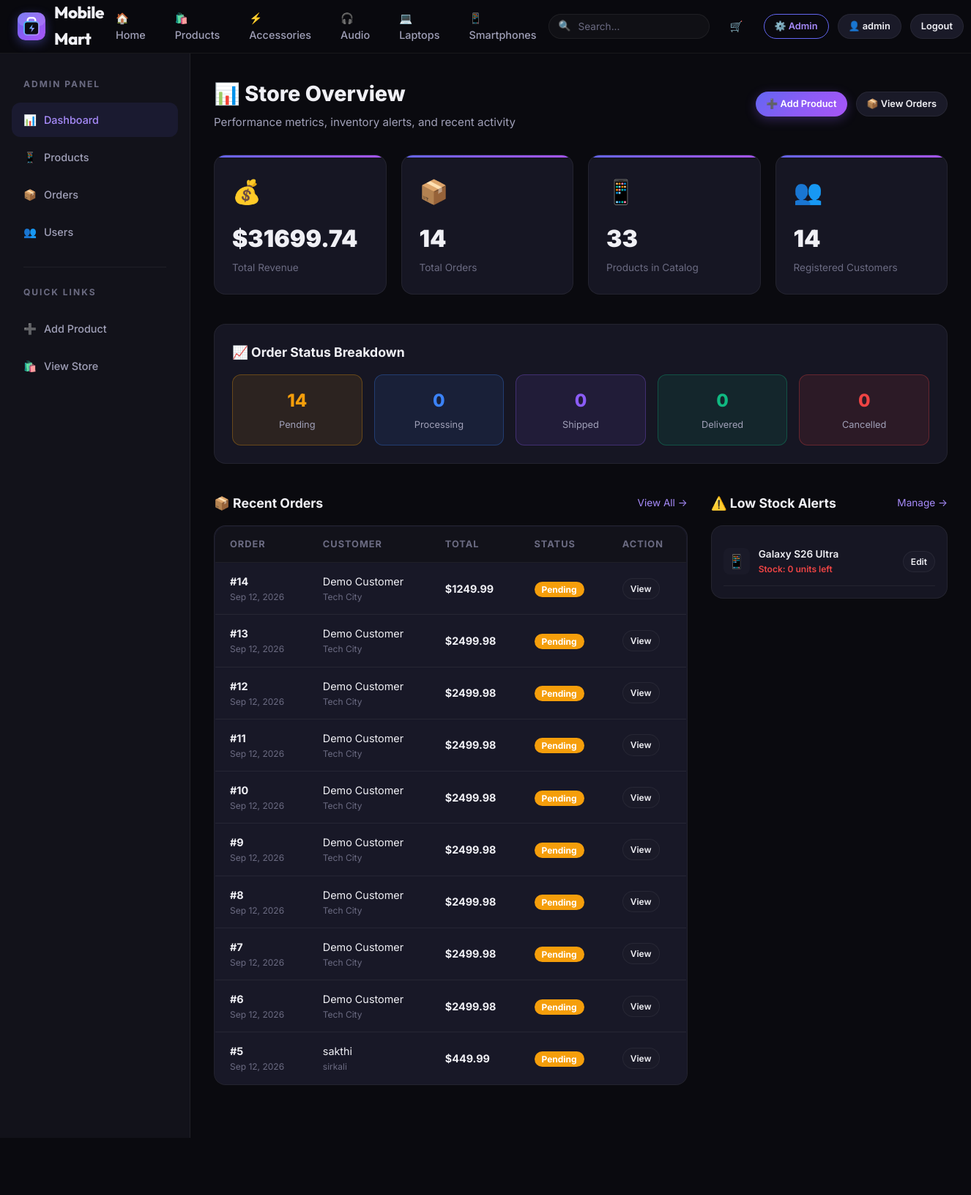
Page /admin (signed in, upper part) on the earlier database version.
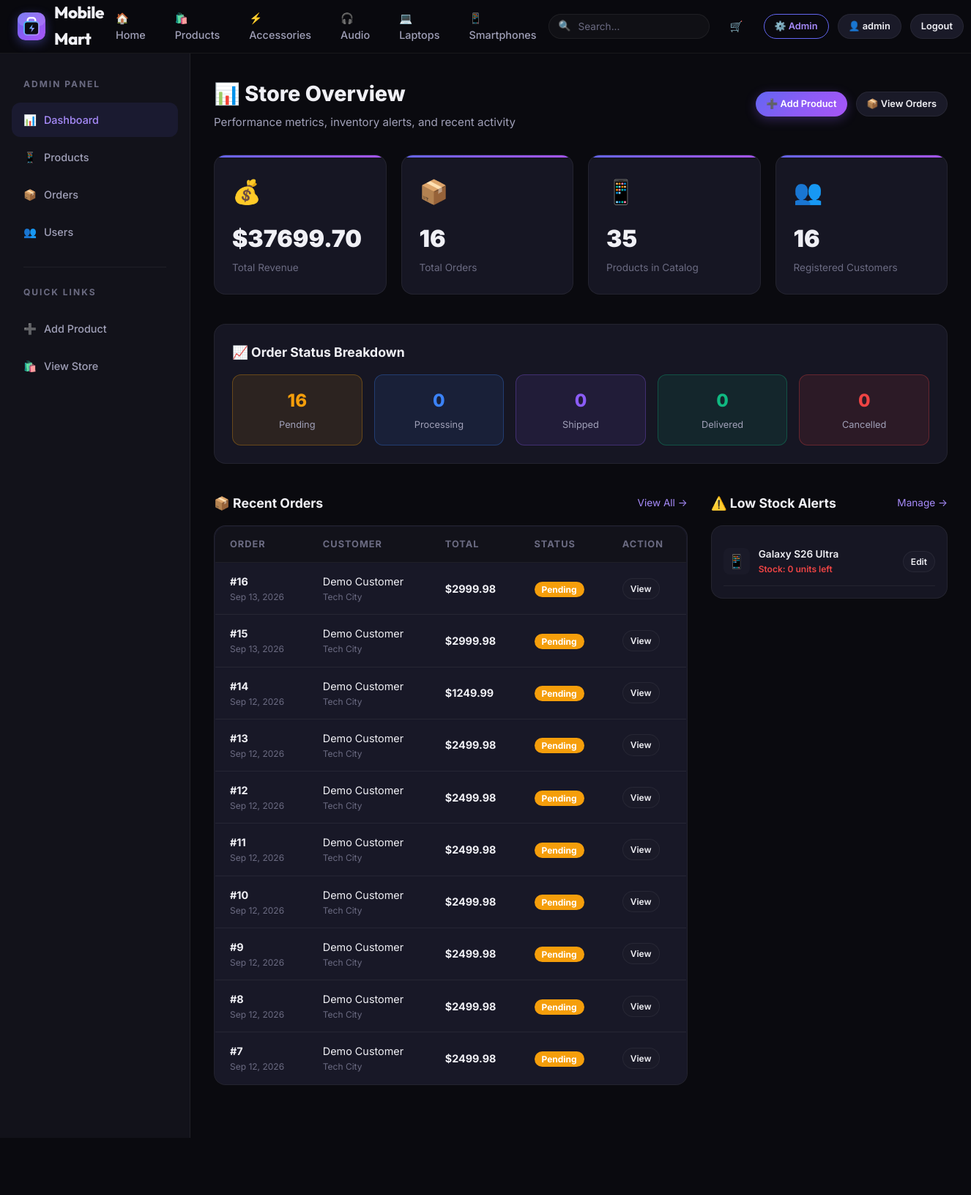
Same page on the later database version.
### models.py (models this page shows, shortened)
class Category(db.Model):
    __tablename__ = 'categories'
    id = db.Column(db.Integer, primary_key=True)
    name = db.Column(db.String(100), unique=True, nullable=False)
    slug = db.Column(db.String(100), unique=True, nullable=False)
    icon = db.Column(db.String(50), default='📱')
    description = db.Column(db.Text, default='')
    products = db.relationship('Product', backref='category', lazy=True)

class Order(db.Model):
    __tablename__ = 'orders'
    id = db.Column(db.Integer, primary_key=True)
    user_id = db.Column(db.Integer, db.ForeignKey('users.id'), nullable=False)
    total = db.Column(db.Float, nullable=False)
    status = db.Column(db.String(30), default='Pending')  # Pending, Processing, Shipped, Delivered, Cancelled
    shipping_name = db.Column(db.String(150), default='')
    shipping_address = db.Column(db.Text, default='')
    shipping_city = db.Column(db.String(100), default='')
    shipping_phone = db.Column(db.String(20), default='')
    payment_method = db.Column(db.String(50), default='Cash on Delivery')
    notes = db.Column(db.Text, default='')
    created_at = db.Column(db.DateTime, default=lambda: datetime.now(timezone.utc))
    items = db.relationship('OrderItem', backref='order', lazy=True, cascade='all, delete-orphan')
    @property
    def status_color(self):
        colors = {
            'Pending': '#f59e0b',
            'Processing': '#3b82f6',
            'Shipped': '#8b5cf6',
            'Delivered': '#10b981',
            'Cancelled': '#ef4444'
        }
        return colors.get(self.status, '#6b7280')

class Product(db.Model):
    __tablename__ = 'products'
    id = db.Column(db.Integer, primary_key=True)
    name = db.Column(db.String(200), nullable=False)
    slug = db.Column(db.String(200), unique=True, nullable=False)
    description = db.Column(db.Text, default='')
    price = db.Column(db.Float, nullable=False)
    discount_price = db.Column(db.Float, nullable=True)
    stock = db.Column(db.Integer, default=0)
    image_url = db.Column(db.String(500), default='/static/images/placeholder.png')
    category_id = db.Column(db.Integer, db.ForeignKey('categories.id'), nullable=False)
    brand = db.Column(db.String(100), default='')
    specs = db.Column(db.Text, default='{}')  # JSON string
    featured = db.Column(db.Boolean, default=False)
    rating = db.Column(db.Float, default=0.0)
    review_count = db.Column(db.Integer, default=0)
    created_at = db.Column(db.DateTime, default=lambda: datetime.now(timezone.utc))
    order_items = db.relationship('OrderItem', backref='product', lazy=True)
    reviews = db.relationship('Review', backref='product', lazy=True, cascade='all, delete-orphan')

### app.py (the view)
@app.route('/admin')
@login_required
@admin_required
def admin_dashboard():
    total_products = Product.query.count()
    total_orders = Order.query.count()
    total_users = User.query.count()
    total_revenue = db.session.query(db.func.sum(Order.total)).filter(
        Order.status != 'Cancelled'
    ).scalar() or 0
    recent_orders = Order.query.order_by(Order.created_at.desc()).limit(10).all()
    low_stock = Product.query.filter(Product.stock < 5).order_by(Product.stock.asc()).all()
    status_counts = {}
    for status in ['Pending', 'Processing', 'Shipped', 'Delivered', 'Cancelled']:
        status_counts[status] = Order.query.filter_by(status=status).count()
    return render_template('admin/dashboard.html',
                           total_products=total_products,
                           total_orders=total_orders,
                           total_users=total_users,
                           total_revenue=round(total_revenue, 2),
                           recent_orders=recent_orders,
                           low_stock=low_stock,
                           status_counts=status_counts)

### app.py (called while the page is built)
@login_manager.user_loader
def load_user(user_id):
    return db.session.get(User, int(user_id))

def admin_required(f):
    @wraps(f)
    def decorated(*args, **kwargs):
        if not current_user.is_authenticated or not current_user.is_admin:
            abort(403)
        return f(*args, **kwargs)
    return decorated

@app.context_processor
def inject_globals():
    categories = Category.query.order_by(Category.name).all()
    cart_count = 0
    if current_user.is_authenticated:
        cart_count = current_user.cart_count
    return dict(
        all_categories=categories,
        cart_count=cart_count,
        current_year=datetime.now().year
    )

### models.py (called while the page is built)
    @property
    def cart_count(self):
        return sum(item.quantity for item in self.cart_items)

### templates/admin/dashboard.html (shortened to what the changed rows need)
{% extends "admin/layout.html" %}
{% block admin_content %}
<div style="display: flex; justify-content: space-between; align-items: center; margin-bottom: 32px; flex-wrap: wrap; gap: 16px;">
    <div>
        <h1 style="margin-bottom: 4px;">📊 Store Overview</h1>
    </div>
</div>
<div class="stat-cards">
    <div class="stat-card">
        <div class="stat-icon">💰</div>
        <div class="stat-value">${{ "%.2f"|format(total_revenue) }}</div>
        <div class="stat-label">Total Revenue</div>
    </div>
    <div class="stat-card">
        <div class="stat-icon">📦</div>
        <div class="stat-value">{{ total_orders }}</div>
        <div class="stat-label">Total Orders</div>
    </div>
    <div class="stat-card">
        <div class="stat-icon">📱</div>
        <div class="stat-value">{{ total_products }}</div>
        <div class="stat-label">Products in Catalog</div>
    </div>
    <div class="stat-card">
        <div class="stat-icon">👥</div>
        <div class="stat-value">{{ total_users }}</div>
        <div class="stat-label">Registered Customers</div>
    </div>
</div>
<div style="background: var(--bg-card); border: 1px solid var(--border-color); border-radius: var(--radius-lg); padding: 24px; margin-bottom: 40px;">
    <div style="display: grid; grid-template-columns: repeat(auto-fit, minmax(140px, 1fr)); gap: 16px;">
        <div style="padding: 16px; border-radius: var(--radius-md); background: rgba(245, 158, 11, 0.1); border: 1px solid rgba(245, 158, 11, 0.3); text-align: center;">
            <div style="font-size: 1.5rem; font-weight: 800; color: #f59e0b;">{{ status_counts.get('Pending', 0) }}</div>
            <div style="font-size: 0.8rem; color: var(--text-secondary); margin-top: 4px;">Pending</div>
        </div>
    </div>
</div>
<div style="display: grid; grid-template-columns: 2fr 1fr; gap: 32px; margin-bottom: 40px;">
    <div>
        <div style="background: var(--bg-card); border: 1px solid var(--border-color); border-radius: var(--radius-lg); overflow: hidden;">
            <table class="data-table">
                <thead>
                    <tr>
                        <th>Order</th>
                        <th>Customer</th>
                        <th>Total</th>
                        <th>Status</th>
                        <th>Action</th>
                    </tr>
                </thead>
                <tbody>
                    {% if recent_orders %}
                    {% for order in recent_orders %}
                    <tr>
                        <td>
                            <strong>#{{ order.id }}</strong>
                            <div style="font-size: 0.75rem; color: var(--text-muted);">{{ order.created_at.strftime('%b %d, %Y') }}</div>
                        </td>
                        <td>
                            <div>{{ order.shipping_name or order.user.username }}</div>
                            <div style="font-size: 0.75rem; color: var(--text-muted);">{{ order.shipping_city }}</div>
                        </td>
                        <td style="font-weight: 700;">${{ "%.2f"|format(order.total) }}</td>
                        <td>
                            <span class="order-status" style="background: {{ order.status_color }}; font-size: 0.75rem; padding: 3px 10px;">
                                {{ order.status }}
                            </span>
                        </td>
                        <td>
                            <a href="{{ url_for('order_detail', order_id=order.id) }}" class="btn btn-secondary btn-sm" style="padding: 4px 10px; font-size: 0.75rem;">View</a>
                        </td>
                    </tr>
                    {% endfor %}
                    {% else %}
                    <tr>
                        <td colspan="5" style="text-align: center; color: var(--text-muted); padding: 32px;">No orders found yet.</td>
                    </tr>
                    {% endif %}
                </tbody>
            </table>
        </div>
    </div>
    <div>
        <div style="background: var(--bg-card); border: 1px solid var(--border-color); border-radius: var(--radius-lg); padding: 16px;">
            {% if low_stock %}
            {% for p in low_stock %}
            <div style="display: flex; align-items: center; justify-content: space-between; padding: 12px 0; border-bottom: 1px solid var(--border-color);">
                <div style="display: flex; align-items: center; gap: 12px; min-width: 0;">
                    <div style="width: 36px; height: 36px; border-radius: var(--radius-sm); background: var(--bg-tertiary); display: flex; align-items: center; justify-content: center; flex-shrink: 0; font-size: 1.2rem;">
                        {{ p.category.icon }}
                    </div>
                    <div style="min-width: 0;">
                        <div style="font-weight: 600; font-size: 0.85rem; white-space: nowrap; overflow: hidden; text-overflow: ellipsis;">{{ p.name }}</div>
                        <div style="font-size: 0.75rem; color: var(--error); font-weight: 600;">Stock: {{ p.stock }} units left</div>
                    </div>
                </div>
                <a href="{{ url_for('admin_product_edit', product_id=p.id) }}" class="btn btn-secondary btn-sm" style="padding: 4px 10px; font-size: 0.75rem; flex-shrink: 0;">Edit</a>
            </div>
            {% endfor %}
            {% else %}
            <div style="text-align: center; color: var(--text-muted); padding: 24px;">
                <div style="font-size: 2rem; margin-bottom: 8px;">✅</div>
                <div style="font-size: 0.9rem;">All products adequately stocked</div>
            </div>
            {% endif %}
        </div>
    </div>
</div>
{% endblock %}

### templates/base.html (shortened to what this page needs)
<!DOCTYPE html>
<html lang="en">
<head>
    <link rel="stylesheet" href="{{ url_for('static', filename='css/style.css') }}">
</head>
<body>
    <nav class="navbar" id="navbar">
        <div class="navbar-inner">
            <a href="{{ url_for('index') }}" class="navbar-brand">
                <span class="brand-logo-pod">
                </span>
                Mobile Mart
            </a>
            <ul class="navbar-nav" id="main-nav">
                <li><a href="{{ url_for('index') }}" class="{% if request.endpoint == 'index' %}active{% endif %}">🏠 Home</a></li>
                <li><a href="{{ url_for('products') }}" class="{% if request.endpoint == 'products' %}active{% endif %}">🛍️ Products</a></li>
                {% for cat in all_categories[:4] %}
                <li><a href="{{ url_for('products', category=cat.slug) }}">{{ cat.icon }} {{ cat.name }}</a></li>
                {% endfor %}
            </ul>
            <div class="navbar-actions">
                <form class="nav-search" action="{{ url_for('search') }}" method="GET">
                    <span class="search-icon">🔍</span>
                    <input type="text" name="q" placeholder="Search..." value="{{ request.args.get('q', '') }}" autocomplete="off">
                </form>
                <a href="{{ url_for('cart') }}" class="cart-btn" data-tooltip="Shopping Cart">
                    🛒
                </a>
                {% if current_user.is_authenticated %}
                    {% if current_user.is_admin %}
                    <a href="{{ url_for('admin_dashboard') }}" class="btn btn-sm btn-outline desktop-only-btn">⚙️ Admin</a>
                    {% endif %}
                    <a href="{{ url_for('profile') }}" class="btn btn-sm btn-secondary desktop-only-btn">👤 {{ current_user.username }}</a>
                    <a href="{{ url_for('logout') }}" class="btn btn-sm btn-secondary desktop-only-btn">Logout</a>
                {% else %}
                    <a href="{{ url_for('login') }}" class="btn btn-sm btn-secondary desktop-only-btn">Sign In</a>
                    <a href="{{ url_for('register') }}" class="btn btn-sm btn-primary desktop-only-btn">Sign Up</a>
                {% endif %}
            </div>
        </div>
    </nav>
    {% if error_code %}
    <div class="container">
        <div class="error-page">
            <div class="error-code">{{ error_code }}</div>
            <p>{{ error_message }}</p>
            <a href="{{ url_for('index') }}" class="btn btn-primary">← Back to Home</a>
        </div>
    </div>
    {% else %}
    <main>
        {% block content %}{% endblock %}
    </main>
    {% endif %}
</body>
</html>

Differences in the rows shown:
no longer on this page (row unchanged): Order: id "6", created_at "Sep 12, 2026", shipping_name "Demo Customer", shipping_city "Tech City", total "2499.98", status "Pending"
no longer on this page (row unchanged): Order: id "5", created_at "Sep 12, 2026", shipping_name "sakthi", shipping_city "sirkali", total "449.99", status "Pending"
added Order: id "16", created_at "Sep 13, 2026", shipping_name "Demo Customer", shipping_city "Tech City", total "2999.98", status "Pending"
added Order: id "15", created_at "Sep 13, 2026", shipping_name "Demo Customer", shipping_city "Tech City", total "2999.98", status "Pending"
Other differences:
{{ "%.2f"|format(total_revenue) }}: "31699.74" → "37699.70"
{{ total_orders }}: "14" → "16"
{{ total_products }}: "33" → "35"
{{ total_users }}: "14" → "16"
{{ status_counts.get('Pending', 0) }}: "14" → "16"
